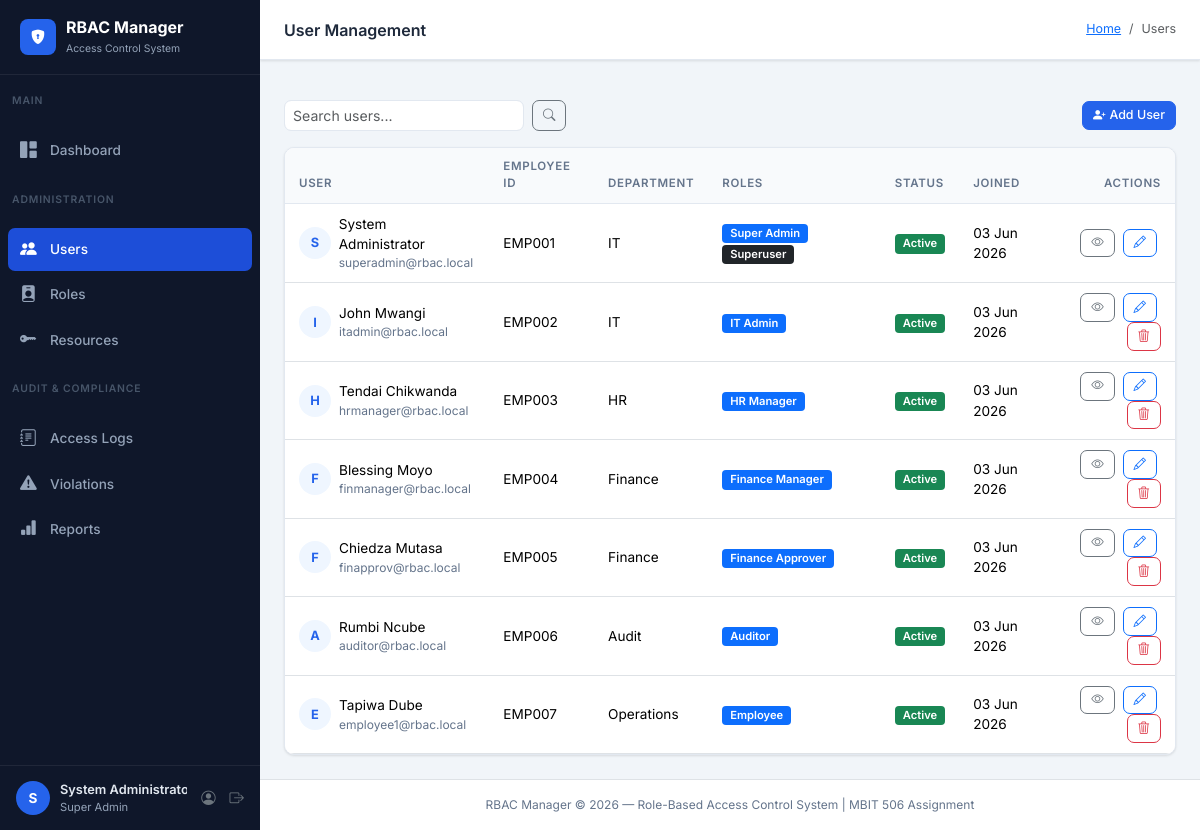
/users/ (signed in), run on the app's committed database.
### accounts/models.py (models this page shows, shortened)
class UserProfile(models.Model):
    user        = models.OneToOneField(User, on_delete=models.CASCADE, related_name='profile')
    roles       = models.ManyToManyField(Role, blank=True, related_name='members')
    department  = models.ForeignKey(Department, on_delete=models.SET_NULL, null=True, blank=True)
    employee_id = models.CharField(max_length=20, unique=True, blank=True, null=True)
    phone       = models.CharField(max_length=20, blank=True)
    created_at  = models.DateTimeField(auto_now_add=True)
    updated_at  = models.DateTimeField(auto_now=True)
    class Meta:
        ordering = ['user__username']

class Department(models.Model):
    name        = models.CharField(max_length=100, unique=True)
    description = models.TextField(blank=True)
    created_at  = models.DateTimeField(auto_now_add=True)
    class Meta:
        ordering = ['name']
    def __str__(self):
        return self.name

class Role(models.Model):
    name               = models.CharField(max_length=100, unique=True)
    description        = models.TextField(blank=True)
    permissions        = models.ManyToManyField(Permission, blank=True, related_name='roles')
    incompatible_roles = models.ManyToManyField('self', blank=True, symmetrical=True)
    is_active          = models.BooleanField(default=True)
    created_at         = models.DateTimeField(auto_now_add=True)
    updated_at         = models.DateTimeField(auto_now=True)
    class Meta:
        ordering = ['name']

### accounts/views.py (the view)
# urls.py: path('users/',                  views.user_list,   name='user_list'),
@login_required
@require_permission('User Management', 'VIEW')
def user_list(request):
    qs = User.objects.select_related('profile', 'profile__department').prefetch_related('profile__roles').all()
    q = request.GET.get('q', '')
    if q:
        qs = qs.filter(Q(username__icontains=q) | Q(first_name__icontains=q) |
                       Q(last_name__icontains=q) | Q(email__icontains=q))
    paginator = Paginator(qs, 15)
    page_obj  = paginator.get_page(request.GET.get('page'))
    return render(request, 'accounts/users/list.html', {'page_obj': page_obj, 'q': q})

### accounts/context_processors.py (called while the page is built, shortened)
def rbac_context(request):
    if not request.user.is_authenticated:
        return {}
    ctx = {'is_superuser': request.user.is_superuser}
    if request.user.is_superuser:
        ctx['user_perms'] = {'ALL': True}
        ctx['open_violations'] = ViolationLog.objects.filter(is_resolved=False).count()
    return ctx

### templates/accounts/users/list.html (shortened to what this page needs)
{% extends 'base.html' %}
{% load rbac_tags %}
{% block page_title %}User Management{% endblock %}
{% block breadcrumb %}
<li class="breadcrumb-item"><a href="{% url 'accounts:dashboard' %}">Home</a></li>
<li class="breadcrumb-item active">Users</li>
{% endblock %}
{% block content %}
<div class="d-flex justify-content-between align-items-center mb-3">
  <form class="d-flex gap-2" method="get">
    <input type="text" name="q" value="{{ q }}" class="form-control form-control-sm" placeholder="Search users..." style="width:240px;">
    <button class="btn btn-sm btn-outline-secondary" type="submit"><i class="bi bi-search"></i></button>
  </form>
  {% if is_superuser or request.user|has_perm:'User Management:CREATE' %}
  <a href="{% url 'accounts:user_create' %}" class="btn btn-primary btn-sm"><i class="bi bi-person-plus-fill me-1"></i>Add User</a>
  {% endif %}
</div>
<div class="card table-card">
  <div class="table-responsive">
    <table class="table table-hover mb-0">
      <thead><tr><th>User</th><th>Employee ID</th><th>Department</th><th>Roles</th><th>Status</th><th>Joined</th><th class="text-end">Actions</th></tr></thead>
      <tbody>
      {% for user in page_obj %}
      <tr>
        <td>
          <div class="d-flex align-items-center gap-2">
            <div style="width:32px;height:32px;background:#eff6ff;border-radius:50%;display:flex;align-items:center;justify-content:center;font-size:.8rem;font-weight:700;color:#2563eb;">{{ user.username|first|upper }}</div>
            <div><div class="fw-600">{{ user.get_full_name|default:user.username }}</div><div class="text-muted-sm">{{ user.email }}</div></div>
          </div>
        </td>
        <td class="text-muted-sm">{% if user.profile.employee_id %}{{ user.profile.employee_id }}{% else %}—{% endif %}</td>
        <td>{% if user.profile.department %}{{ user.profile.department }}{% else %}<span class="text-muted">—</span>{% endif %}</td>
        <td>
          {% for role in user.profile.roles.all %}<span class="badge bg-primary me-1">{{ role.name }}</span>{% empty %}<span class="text-muted">No role</span>{% endfor %}
          {% if user.is_superuser %}<span class="badge bg-dark">Superuser</span>{% endif %}
        </td>
        <td>{% if user.is_active %}<span class="badge bg-success">Active</span>{% else %}<span class="badge bg-secondary">Inactive</span>{% endif %}</td>
        <td class="text-muted-sm">{{ user.date_joined|date:"d M Y" }}</td>
        <td class="text-end">
          <a href="{% url 'accounts:user_detail' user.pk %}" class="btn btn-sm btn-outline-secondary me-1"><i class="bi bi-eye"></i></a>
          {% if is_superuser or request.user|has_perm:'User Management:EDIT' %}
          <a href="{% url 'accounts:user_edit' user.pk %}" class="btn btn-sm btn-outline-primary me-1"><i class="bi bi-pencil"></i></a>
          {% endif %}
          {% if is_superuser or request.user|has_perm:'User Management:DELETE' %}{% if user.pk != request.user.pk %}
          <a href="{% url 'accounts:user_delete' user.pk %}" class="btn btn-sm btn-outline-danger"><i class="bi bi-trash3"></i></a>
          {% endif %}{% endif %}
        </td>
      </tr>
      {% empty %}<tr><td colspan="7" class="text-center py-5 text-muted">No users found.</td></tr>
      {% endfor %}
      </tbody>
    </table>
  </div>
</div>
{% endblock %}

### templates/base.html (shortened to what this page needs)
{% load static rbac_tags %}
<!DOCTYPE html>
<html lang="en">
<head>
  <link href="https://cdn.jsdelivr.net/npm/bootstrap@5.3.2/dist/css/bootstrap.min.css" rel="stylesheet">
  <link href="https://cdn.jsdelivr.net/npm/bootstrap-icons@1.11.3/font/bootstrap-icons.min.css" rel="stylesheet">
  <link href="{% static 'css/style.css' %}" rel="stylesheet">
</head>
<body>
<aside class="sidebar">
  <a href="{% url 'accounts:dashboard' %}" class="sidebar-brand">
    <div class="brand-icon"><i class="bi bi-shield-lock-fill text-white"></i></div>
    <div class="brand-text">RBAC Manager<br><span class="brand-sub">Access Control System</span></div>
  </a>
  <p class="sidebar-section">Main</p>
  <ul class="sidebar-nav">
    <li class="nav-item">
      <a href="{% url 'accounts:dashboard' %}" class="nav-link {% if request.resolver_match.url_name == 'dashboard' %}active{% endif %}">
        <i class="bi bi-grid-1x2-fill nav-icon"></i> Dashboard
      </a>
    </li>
  </ul>
  {% if is_superuser or request.user|has_perm:'User Management:VIEW' or request.user|has_perm:'Role Management:VIEW' or request.user|has_perm:'Resource Management:VIEW' %}
  <p class="sidebar-section">Administration</p>
  <ul class="sidebar-nav">
    {% if is_superuser or request.user|has_perm:'User Management:VIEW' %}
    <li class="nav-item">
      <a href="{% url 'accounts:user_list' %}" class="nav-link {% if 'user' in request.resolver_match.url_name %}active{% endif %}">
        <i class="bi bi-people-fill nav-icon"></i> Users
      </a>
    </li>
    {% endif %}
    {% if is_superuser or request.user|has_perm:'Role Management:VIEW' %}
    <li class="nav-item">
      <a href="{% url 'accounts:role_list' %}" class="nav-link {% if 'role' in request.resolver_match.url_name %}active{% endif %}">
        <i class="bi bi-person-badge-fill nav-icon"></i> Roles
      </a>
    </li>
    {% endif %}
    {% if is_superuser or request.user|has_perm:'Resource Management:VIEW' %}
    <li class="nav-item">
      <a href="{% url 'accounts:resource_list' %}" class="nav-link {% if 'resource' in request.resolver_match.url_name %}active{% endif %}">
        <i class="bi bi-key-fill nav-icon"></i> Resources
      </a>
    </li>
    {% endif %}
  </ul>
  {% endif %}
  {% if is_superuser or request.user|has_perm:'Access Logs:VIEW' or request.user|has_perm:'Violation Reports:VIEW' %}
  <p class="sidebar-section">Audit &amp; Compliance</p>
  <ul class="sidebar-nav">
    {% if is_superuser or request.user|has_perm:'Access Logs:VIEW' %}
    <li class="nav-item">
      <a href="{% url 'accounts:access_logs' %}" class="nav-link {% if request.resolver_match.url_name == 'access_logs' %}active{% endif %}">
        <i class="bi bi-journal-text nav-icon"></i> Access Logs
      </a>
    </li>
    {% endif %}
    {% if is_superuser or request.user|has_perm:'Violation Reports:VIEW' %}
    <li class="nav-item">
      <a href="{% url 'accounts:violation_logs' %}" class="nav-link {% if request.resolver_match.url_name == 'violation_logs' %}active{% endif %}">
        <i class="bi bi-exclamation-triangle-fill nav-icon"></i>
        Violations
      </a>
    </li>
    {% endif %}
    {% if is_superuser or request.user|has_perm:'Access Logs:VIEW' %}
    <li class="nav-item">
      <a href="{% url 'accounts:reports' %}" class="nav-link {% if request.resolver_match.url_name == 'reports' %}active{% endif %}">
        <i class="bi bi-bar-chart-fill nav-icon"></i> Reports
      </a>
    </li>
    {% endif %}
  </ul>
  {% endif %}
  <div class="sidebar-user mt-auto">
    <div class="user-avatar">{{ request.user.username|first|upper }}</div>
    <div class="user-info">
      <div class="user-name">{{ request.user.get_full_name|default:request.user.username }}</div>
      <div class="user-role">
        {% if is_superuser %}Super Admin{% else %}
          {% with request.user.profile.roles.first as role %}{{ role.name|default:"No role" }}{% endwith %}
        {% endif %}
      </div>
    </div>
    <a href="{% url 'accounts:my_profile' %}" class="text-secondary ms-1" title="My Profile">
      <i class="bi bi-person-circle"></i>
    </a>
    <a href="{% url 'accounts:logout' %}" class="text-secondary ms-1" title="Log out">
      <i class="bi bi-box-arrow-right"></i>
    </a>
  </div>
</aside>
<div class="main-wrapper">
  <header class="topbar">
    <div class="page-title">{% block page_title %}Dashboard{% endblock %}</div>
    <nav aria-label="breadcrumb">
      <ol class="breadcrumb mb-0">{% block breadcrumb %}<li class="breadcrumb-item active">Home</li>{% endblock %}</ol>
    </nav>
  </header>
  <div class="px-4 pt-3">
  </div>
  <main class="content-area">
    {% block content %}{% endblock %}
  </main>
  <footer class="text-center py-3 text-muted-sm border-top" style="font-size:.75rem;background:#fff;">
    RBAC Manager &copy; 2026 — Role-Based Access Control System | MBIT 506 Assignment
  </footer>
</div>
</body>
</html>

### static/css/style.css (style rules this page uses)
:root { --sidebar-bg: #0f172a; --sidebar-hover: #1e293b; --sidebar-active: #1d4ed8; --sidebar-text: #94a3b8; --sidebar-active-text: #ffffff; --sidebar-width: 260px; --top-bar-height: 60px; --body-bg: #f1f5f9; --card-bg: #ffffff; --primary: #2563eb; --primary-dark: #1d4ed8; --success: #16a34a; --warning: #d97706; --danger: #dc2626; --text-main: #1e293b; --text-muted: #64748b; --border-color: #e2e8f0; --radius: 10px; --shadow: 0 1px 3px rgba(0,0,0,.08), 0 1px 2px rgba(0,0,0,.04); --shadow-md: 0 4px 6px -1px rgba(0,0,0,.1), 0 2px 4px -1px rgba(0,0,0,.06); }
* { box-sizing: border-box; }
body { background: var(--body-bg); color: var(--text-main); font-family: 'Inter', system-ui, sans-serif; font-size: 0.9rem; margin: 0; }
.sidebar { position: fixed; top: 0; left: 0; bottom: 0; width: var(--sidebar-width); background: var(--sidebar-bg); display: flex; flex-direction: column; overflow-y: auto; z-index: 200; transition: width .25s ease; }
.sidebar-brand { display: flex; align-items: center; gap: 10px; padding: 18px 20px; border-bottom: 1px solid rgba(255,255,255,.07); text-decoration: none; }
.sidebar-brand .brand-icon { width: 36px; height: 36px; background: var(--primary); border-radius: 8px; display: flex; align-items: center; justify-content: center; flex-shrink: 0; }
.sidebar-brand .brand-text { font-size: 1rem; font-weight: 700; color: #fff; line-height: 1.2; }
.sidebar-brand .brand-sub { font-size: .65rem; color: var(--sidebar-text); font-weight: 400; }
.sidebar-section { padding: 18px 12px 4px; font-size: .65rem; text-transform: uppercase; letter-spacing: .08em; color: #475569; font-weight: 600; }
.sidebar-nav { padding: 0 8px; list-style: none; margin: 0; }
.sidebar-nav .nav-item { margin-bottom: 2px; }
.sidebar-nav .nav-link { display: flex; align-items: center; gap: 10px; padding: 9px 12px; border-radius: 7px; color: var(--sidebar-text); text-decoration: none; font-size: .85rem; font-weight: 500; transition: background .15s, color .15s; }
.sidebar-nav .nav-link.active { background: var(--sidebar-active); color: var(--sidebar-active-text); }
.sidebar-nav .nav-link .nav-icon { font-size: 1.05rem; width: 20px; flex-shrink: 0; }
.sidebar-user { margin-top: auto; padding: 14px 16px; border-top: 1px solid rgba(255,255,255,.07); display: flex; align-items: center; gap: 10px; }
.sidebar-user .user-avatar { width: 34px; height: 34px; background: var(--primary); border-radius: 50%; display: flex; align-items: center; justify-content: center; font-weight: 700; color: #fff; font-size: .85rem; flex-shrink: 0; }
.sidebar-user .user-info { flex: 1; min-width: 0; }
.sidebar-user .user-name { font-size: .8rem; font-weight: 600; color: #e2e8f0; truncate: ellipsis; white-space: nowrap; overflow: hidden; }
.sidebar-user .user-role { font-size: .7rem; color: var(--sidebar-text); }
.main-wrapper { margin-left: var(--sidebar-width); min-height: 100vh; display: flex; flex-direction: column; }
.topbar { height: var(--top-bar-height); background: var(--card-bg); border-bottom: 1px solid var(--border-color); display: flex; align-items: center; padding: 0 24px; gap: 16px; position: sticky; top: 0; z-index: 100; box-shadow: var(--shadow); }
.topbar .page-title { font-size: 1rem; font-weight: 600; color: var(--text-main); flex: 1; }
.topbar .breadcrumb { margin: 0; font-size: .78rem; }
.content-area { padding: 24px; flex: 1; }
.card { background: var(--card-bg); border: 1px solid var(--border-color); border-radius: var(--radius); box-shadow: var(--shadow); }
.table-card { border-radius: var(--radius); overflow: hidden; box-shadow: var(--shadow); }
.table th { font-size: .72rem; text-transform: uppercase; letter-spacing: .06em; color: var(--text-muted); font-weight: 600; background: #f8fafc; border-bottom: 1px solid var(--border-color) !important; padding: 10px 14px; }
.table td { padding: 10px 14px; vertical-align: middle; font-size: .85rem; }
.table tbody tr { transition: background .12s; }
.badge { font-size: .7rem; font-weight: 600; padding: 4px 8px; border-radius: 4px; }
.btn { border-radius: 7px; font-weight: 500; font-size: .85rem; }
.btn-sm { font-size: .78rem; padding: 4px 10px; }
.btn-primary { background: var(--primary); border-color: var(--primary); }
.form-control, .form-select { border-radius: 7px; border: 1px solid var(--border-color); font-size: .88rem; }
.text-muted-sm { font-size: .75rem; color: var(--text-muted); }

### data on the page
Role: name "Super Admin"
Role: name "IT Admin"
Role: name "HR Manager"
Role: name "Finance Manager"
Role: name "Finance Approver"
Role: name "Auditor"
Role: name "Employee"

### other printed values
{{ request.user.username|first|upper }} "S"
{{ request.user.get_full_name|default:request.user.username }} "System…"
{{ user.username|first|upper }} "S"
{{ user.get_full_name|default:user.username }} "System Administrator"
{{ user.email }} "superadmin@rbac.local"
{{ user.profile.employee_id }} "EMP001"
{{ user.profile.department }} "IT"
{{ user.date_joined|date:"d M Y" }} "03 Jun 2026"
{{ user.username|first|upper }} "I"
{{ user.get_full_name|default:user.username }} "John Mwangi"
{{ user.email }} "itadmin@rbac.local"
{{ user.profile.employee_id }} "EMP002"
{{ user.username|first|upper }} "H"
{{ user.get_full_name|default:user.username }} "Tendai Chikwanda"
{{ user.email }} "hrmanager@rbac.local"
